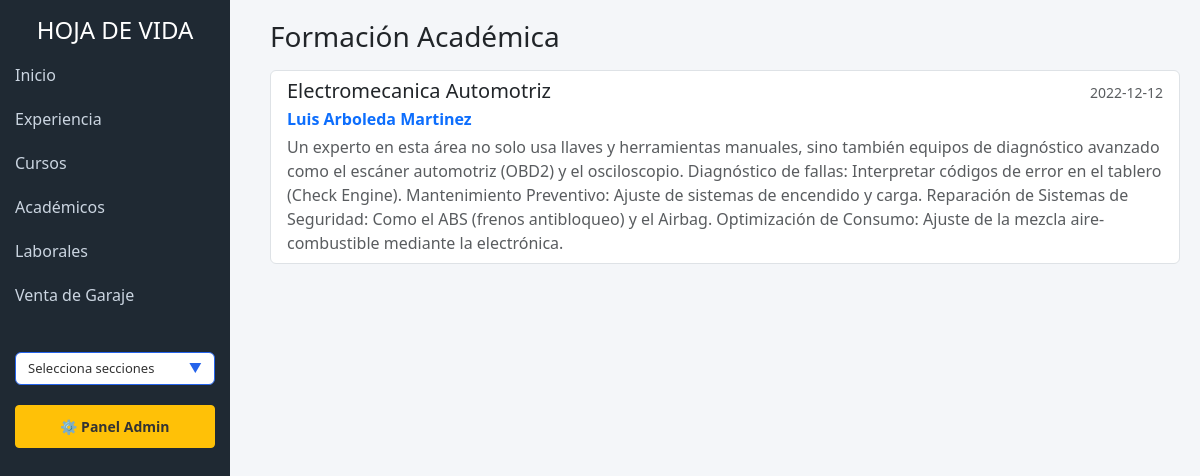
The page /academicos/ on the database its author committed.
### perfil/models.py (models this page shows, shortened)
class Formacion(models.Model):
    titulo = models.CharField(max_length=100)  # Ej: Tecnología en TI
    institucion = models.CharField(max_length=100) # Ej: ULEAM
    descripcion = models.TextField(blank=True) # Ej: En curso
    fecha = models.CharField(max_length=50, blank=True) # Ej: 2023 - Presente

### perfil/views.py (the view)
# urls.py: path('academicos/', views.academicos, name='academicos'),
def academicos(request):
    estudios = Formacion.objects.all()
    return render(request, 'academicos.html', {'estudios': estudios})

### perfil/templates/academicos.html (shortened to what this page needs)
{% load static %}
<!DOCTYPE html>
<html lang="es">
<head>
    <link href="https://cdn.jsdelivr.net/npm/bootstrap@5.3.2/dist/css/bootstrap.min.css" rel="stylesheet">
</head>
<body>
<div class="sidebar">
    <h4 class="text-center mt-3">HOJA DE VIDA</h4>
    <a href="{% url 'home' %}">Inicio</a>
    <a href="{% url 'experiencia' %}">Experiencia</a>
    <a href="{% url 'cursos' %}">Cursos</a>
    <a href="{% url 'academicos' %}">Académicos</a>
    <a href="{% url 'laborales' %}">Laborales</a>
    <a href="{% url 'venta_garaje' %}">Venta de Garaje</a>
    <div style="padding: 15px; margin-top: 20px;">
        <button class="btn w-100 d-flex justify-content-between align-items-center" type="button" data-bs-toggle="collapse" data-bs-target="#menuDescarga" aria-expanded="false" style="background: white; color: #333; border: 1px solid #2563eb; font-size: 13px;">
            Selecciona secciones <span style="color:#2563eb;">▼</span>
        </button>
    </div>
    <div style="padding: 0 15px; margin-top: 5px;">
        <a href="/admin" target="_blank" class="btn btn-warning w-100 btn-sm fw-bold" style="color: #333;">⚙️ Panel Admin</a>
    </div>
</div>
<div class="content">
    <h3>Formación Académica</h3>
    <ul class="list-group mt-3">
        {% for e in estudios %}
        <li class="list-group-item">
            <div class="d-flex justify-content-between align-items-center">
                <h5 class="mb-1">{{ e.titulo }}</h5>
                <small class="text-muted">{{ e.fecha }}</small>
            </div>
            <p class="mb-1 fw-bold text-primary">{{ e.institucion }}</p>
            <p class="mb-0 text-muted">{{ e.descripcion }}</p>
        </li>
        {% empty %}
        <div class="alert alert-info">
            No hay información académica registrada aún. ¡Ve al Panel Admin para agregarla!
        </div>
        {% endfor %}
    </ul>
</div>
</body>
</html>

### perfil/templates/academicos.html (style rules this page uses)
body { background:#f4f6f9; }
.sidebar { width: 230px; background: #1f2933; min-height: 100vh; position: fixed; color: white; top:0; left:0; }
.sidebar a { color:#cbd5e1; display:block; padding:10px 15px; text-decoration:none; }
.content { margin-left:250px; padding:20px; }

### rows shown on the page
Formacion: titulo "Electromecanica Automotriz", fecha "2022-12-12", institucion "Luis Arboleda Martinez", descripcion "Un experto en esta área no solo usa llaves y herramientas manuales, sino también equipos de diagnóstico avanzado como el escáner automotriz (OBD2) y el osciloscopio. Diagnóstico de fallas: Interpretar códigos de error en el tablero (Check Engine). Mantenimiento Preventivo: Ajuste de sistemas de encendido y carga. Reparación de Sistemas de Seguridad: Como el ABS (frenos antibloqueo) y el Airbag. Optimización de Consumo: Ajuste de la mezcla aire-combustible mediante la electrónica."
